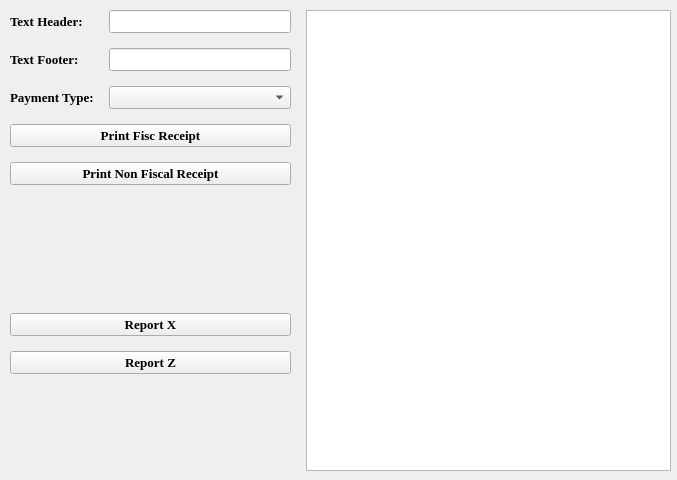
<?xml version="1.0" encoding="UTF-8"?>
<ui version="4.0">
 <class>Form</class>
 <widget class="QWidget" name="Form">
  <property name="geometry">
   <rect>
    <x>0</x>
    <y>0</y>
    <width>677</width>
    <height>480</height>
   </rect>
  </property>
  <property name="windowTitle">
   <string>Form</string>
  </property>
  <widget class="QWidget" name="gridLayoutWidget">
   <property name="geometry">
    <rect>
     <x>10</x>
     <y>10</y>
     <width>661</width>
     <height>461</height>
    </rect>
   </property>
   <layout class="QGridLayout" name="gridLayout" columnstretch="0,1,2">
    <property name="spacing">
     <number>15</number>
    </property>
    <item row="8" column="0" colspan="2">
     <widget class="QPushButton" name="bt_ReportZ">
      <property name="font">
       <font>
        <family>Times New Roman</family>
        <pointsize>10</pointsize>
        <weight>75</weight>
        <bold>true</bold>
       </font>
      </property>
      <property name="text">
       <string>Report Z</string>
      </property>
     </widget>
    </item>
    <item row="0" column="2" rowspan="10">
     <widget class="QTextEdit" name="te_result">
      <property name="font">
       <font>
        <family>Consolas</family>
        <pointsize>10</pointsize>
       </font>
      </property>
     </widget>
    </item>
    <item row="3" column="0" colspan="2">
     <widget class="QPushButton" name="bt_PrintFiscReceipt">
      <property name="font">
       <font>
        <family>Times New Roman</family>
        <pointsize>10</pointsize>
        <weight>75</weight>
        <bold>true</bold>
       </font>
      </property>
      <property name="text">
       <string>Print Fisc Receipt</string>
      </property>
     </widget>
    </item>
    <item row="2" column="1">
     <widget class="QComboBox" name="cb_PaymentType">
      <property name="font">
       <font>
        <family>Times New Roman</family>
        <pointsize>10</pointsize>
        <weight>75</weight>
        <bold>true</bold>
       </font>
      </property>
     </widget>
    </item>
    <item row="1" column="1">
     <widget class="QLineEdit" name="ln_Footer">
      <property name="font">
       <font>
        <family>Times New Roman</family>
        <pointsize>10</pointsize>
        <weight>75</weight>
        <bold>true</bold>
       </font>
      </property>
     </widget>
    </item>
    <item row="0" column="0">
     <widget class="QLabel" name="la_Header">
      <property name="font">
       <font>
        <family>Times New Roman</family>
        <pointsize>10</pointsize>
        <weight>75</weight>
        <bold>true</bold>
       </font>
      </property>
      <property name="text">
       <string>Text Header:</string>
      </property>
     </widget>
    </item>
    <item row="4" column="0" colspan="2">
     <widget class="QPushButton" name="bt_PrintNonFiscalReceipt">
      <property name="font">
       <font>
        <family>Times New Roman</family>
        <pointsize>10</pointsize>
        <weight>75</weight>
        <bold>true</bold>
       </font>
      </property>
      <property name="text">
       <string>Print Non Fiscal Receipt</string>
      </property>
     </widget>
    </item>
    <item row="1" column="0">
     <widget class="QLabel" name="la_Footer">
      <property name="font">
       <font>
        <family>Times New Roman</family>
        <pointsize>10</pointsize>
        <weight>75</weight>
        <bold>true</bold>
       </font>
      </property>
      <property name="text">
       <string>Text Footer:</string>
      </property>
     </widget>
    </item>
    <item row="0" column="1">
     <widget class="QLineEdit" name="ln_Header">
      <property name="font">
       <font>
        <family>Times New Roman</family>
        <pointsize>10</pointsize>
        <weight>75</weight>
        <bold>true</bold>
       </font>
      </property>
     </widget>
    </item>
    <item row="7" column="0" colspan="2">
     <widget class="QPushButton" name="bt_ReportX">
      <property name="font">
       <font>
        <family>Times New Roman</family>
        <pointsize>10</pointsize>
        <weight>75</weight>
        <bold>true</bold>
       </font>
      </property>
      <property name="text">
       <string>Report X</string>
      </property>
     </widget>
    </item>
    <item row="2" column="0">
     <widget class="QLabel" name="la_PaymentType">
      <property name="font">
       <font>
        <family>Times New Roman</family>
        <pointsize>10</pointsize>
        <weight>75</weight>
        <bold>true</bold>
       </font>
      </property>
      <property name="text">
       <string>Payment Type:</string>
      </property>
     </widget>
    </item>
    <item row="5" column="0" colspan="2">
     <spacer name="verticalSpacer_2">
      <property name="orientation">
       <enum>Qt::Vertical</enum>
      </property>
      <property name="sizeHint" stdset="0">
       <size>
        <width>20</width>
        <height>40</height>
       </size>
      </property>
     </spacer>
    </item>
    <item row="9" column="0" colspan="2">
     <spacer name="verticalSpacer">
      <property name="orientation">
       <enum>Qt::Vertical</enum>
      </property>
      <property name="sizeHint" stdset="0">
       <size>
        <width>20</width>
        <height>40</height>
       </size>
      </property>
     </spacer>
    </item>
   </layout>
  </widget>
 </widget>
 <resources/>
 <connections/>
</ui>
